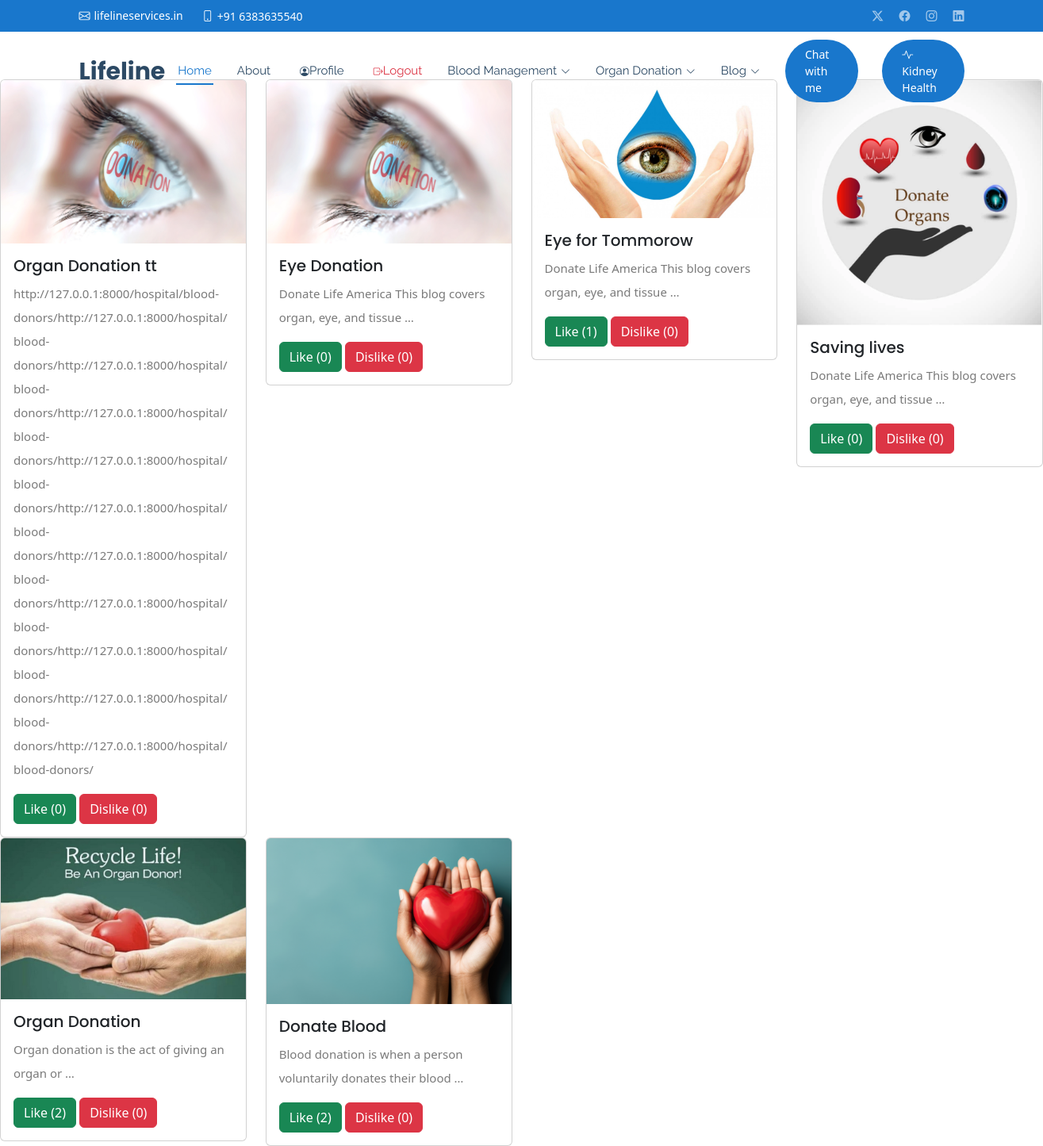
Page /blogs/all/ (signed in) on the committed database.
### core/models.py (models this page shows, shortened)
class Blog(models.Model):
    title = models.CharField(max_length=200)
    slug = models.SlugField(unique=True, blank=True)
    category = models.ForeignKey(BlogCategory, on_delete=models.SET_NULL, null=True)
    featured_image = models.ImageField(upload_to='blog_images/')
    content = RichTextField()
    author = models.ForeignKey(Hospital, on_delete=models.CASCADE)  # Changed to Donor model
    created_at = models.DateTimeField(auto_now_add=True)
    updated_at = models.DateTimeField(auto_now=True)
    is_featured = models.BooleanField(default=False)
    views_count = models.PositiveIntegerField(default=0)
    tags = models.CharField(max_length=200, help_text="Comma separated tags")
    views = models.PositiveIntegerField(default=0)
    likes = models.ManyToManyField(User, related_name='blog_likes', blank=True, default=0)
    dislikes = models.ManyToManyField(User, related_name='blog_dislikes', blank=True, default=0)
    def total_likes(self):
        return self.likes.count()
    def total_dislikes(self):
        return self.dislikes.count()
    class Meta:
        ordering = ['-created_at']

### core/views.py (the view)
# urls.py: path('blogs/all/', views.all_blogs, name='all_blogs'),
@login_required
def all_blogs(request):
    blogs = Blog.objects.all().order_by('-created_at')
    search_query = request.GET.get('q')
    if search_query:
        blogs = blogs.filter(title__icontains=search_query) | blogs.filter(tags__icontains=search_query)
    paginator = Paginator(blogs, 8)  # 8 blogs per page
    page = request.GET.get('page')
    blogs = paginator.get_page(page)
    return render(request, 'hospital/all_blogs.html', {'blogs': blogs})

### core/templates/hospital/all_blogs.html
{% extends 'base.html' %}
{% block content %}
<div class="row">
    {% for blog in blogs %}
    <div class="col-md-3">
        <a href="{% url 'blog_detail' blog.slug %}" style="text-decoration: none; color: inherit;">
            <div class="card">
                <img src="{{ blog.featured_image.url }}" class="card-img-top" alt="{{ blog.title }}">
                <div class="card-body">
                    <h5>{{ blog.title }}</h5>
                    <p>{{ blog.content|truncatewords:10 }}</p>
                    <div>
                        <a href="{% url 'like_blog' blog.id %}" class="btn btn-success">Like ({{ blog.total_likes }})</a>
                        <a href="{% url 'dislike_blog' blog.id %}" class="btn btn-danger">Dislike ({{ blog.total_dislikes }})</a>
                    </div>
                </div>
            </div>
        </a>
    </div>
    {% endfor %}
</div>
{% endblock %}

### static/css/main.css (style rules this page uses)
:root { --default-font: "Roboto", system-ui, -apple-system, "Segoe UI", Roboto, "Helvetica Neue", Arial, "Noto Sans", "Liberation Sans", sans-serif, "Apple Color Emoji", "Segoe UI Emoji", "Segoe UI Symbol", "Noto Color Emoji"; --heading-font: "Poppins", sans-serif; --nav-font: "Raleway", sans-serif; }
:root { --background-color: #ffffff; --default-color: #444444; --heading-color: #2c4964; --accent-color: #1977cc; --surface-color: #ffffff; --contrast-color: #ffffff; }
:root { --nav-color: #2c4964; --nav-hover-color: #1977cc; --nav-mobile-background-color: #ffffff; --nav-dropdown-background-color: #ffffff; --nav-dropdown-color: #2c4964; --nav-dropdown-hover-color: #1977cc; }
:root { scroll-behavior: smooth; }
body { color: var(--default-color); background-color: var(--background-color); font-family: var(--default-font); }
a { color: var(--accent-color); text-decoration: none; transition: 0.3s; }
h1, h2, h3, h4, h5, h6 { color: var(--heading-color); font-family: var(--heading-font); }
.card { border-radius: 15px; transition: transform 0.2s ease-in-out; }
.card { border: none; transition: all 0.3s ease; }

### static/css/templatemo-stand-blog.css (style rules this page uses)
body { font-family: 'Roboto', sans-serif; overflow-x: hidden; text-rendering: optimizeLegibility; -webkit-font-smoothing: antialiased; -moz-osx-font-smoothing: grayscale; }
p { margin-bottom: 0px; font-size: 15px; font-weight: 400; color: #7a7a7a; line-height: 30px; }
a { text-decoration: none!important; }
h1,h2,h3,h4,h5,h6 { margin: 0px; }

### rows in the picture
Blog: featured_image (picture), title "Organ Donation tt", content "http://127.0.0.1:8000/hospital/blood-donors/http://127.0.0.1:8000/hospital/blood-donors/http://127.0.0.1:8000/hospital/blood-donors/http://127.0.0.1:8000/hospital/blood-donors/http://127.0.0.1:8000/hospital/blood-donors/http://127.0.0.1:8000/hospital/blood-donors/http://127.0.0.1:8000/hospital/blood-donors/http://127.0.0.1:8000/hospital/blood-donors/http://127.0.0.1:8000/hospital/blood-donors/http://127.0.0.1:8000/hospital/blood-donors/http://127.0.0.1:8000/hospital/blood-donors/", total_likes "0", total_dislikes "0"
Blog: featured_image (picture), title "Eye Donation", content "Donate Life America This blog covers organ, eye, and tissue …", total_likes "0", total_dislikes "0"
Blog: featured_image (picture), title "Eye for Tommorow", content "Donate Life America This blog covers organ, eye, and tissue …", total_likes "1", total_dislikes "0"
Blog: featured_image (picture), title "Saving lives", content "Donate Life America This blog covers organ, eye, and tissue …", total_likes "0", total_dislikes "0"
Blog: featured_image (picture), title "Organ Donation", content "Organ donation is the act of giving an organ or …", total_likes "2", total_dislikes "0"
Blog: featured_image (picture), title "Donate Blood", content "Blood donation is when a person voluntarily donates their blood …", total_likes "2", total_dislikes "0"
